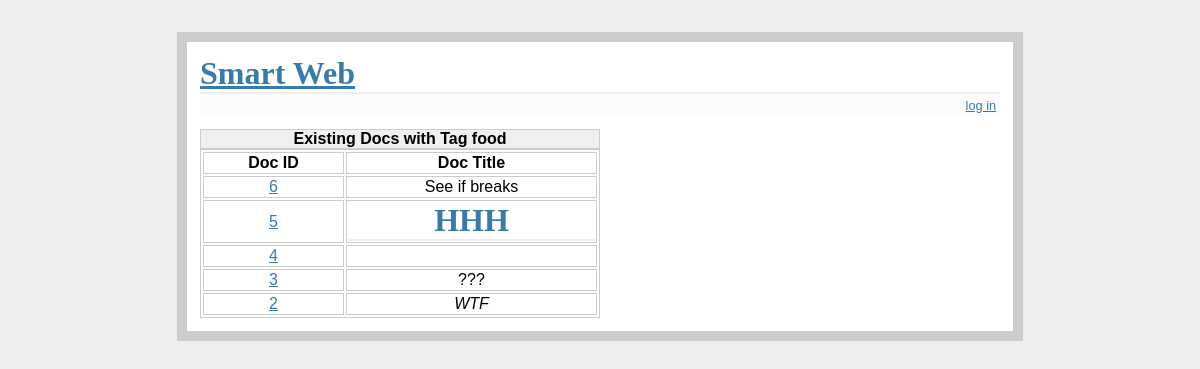
Page /tag/1 on the earlier database version.
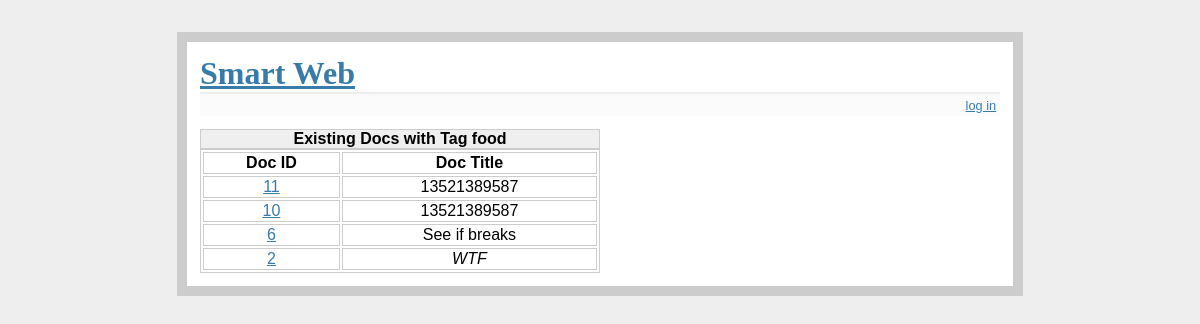
Same page on the later database version.
### tables this page shows
CREATE TABLE tags (
	id integer primary key autoincrement,
	name text not null
);

CREATE TABLE docs (
	id integer primary key autoincrement,
	title text not null,
	content text not null,
	tag_id integer,
	upvote integer,
	downvote integer
);

### server.py (the view, shortened to what this page needs)
@app.route('/tag/<int:tagid>')
def tag(tagid):
    db = get_db()
    cur = db.execute("select id, name from tags where id=?", [str(tagid)])
    tagname = cur.fetchone()[1]
    cur = db.execute(
        "select * from (select id, title, content, tag_id, upvote, downvote from docs where tag_id=?) order by id desc",
        [str(tagid)])
    doclist = cur.fetchall()
    if 'json' != request.args.get('format'):
        return render_template('show_tag_docs.html', doclist=doclist, tagname=tagname)

### server.py (called while the page is built)
def connect_db():
    rv = sqlite3.connect(app.config['DATABASE'])
    rv.row_factory = sqlite3.Row
    return rv

def get_db():
    if not hasattr(g, 'sqlite_db'):
        g.sqlite_db = connect_db()
    return g.sqlite_db

### templates/show_tag_docs.html
{% extends "layout.html" %}
{% block body %}
<table>
    <caption>Existing Docs with Tag {{ tagname }}</caption>
    <thead>
    <tr>
        <th>Doc ID</th>
        <th>Doc Title</th>
    </tr>
    </thead>
    <tbody>
    {% for doc in doclist %}
    <tr>
        <td><a href="/doc/{{ doc.id }}">{{ doc.id }}</a></td>
        <td>{{ doc.title|safe }}</td>
        {% else %}
        <td>NA</td>
        <td>no docs with this tag in db</td>
    </tr>
    {% endfor %}
    </tbody>
</table>
{% endblock %}

### templates/layout.html (shortened to what this page needs)
<!doctype html>
<link rel=stylesheet type=text/css href="{{ url_for('static', filename='css/style.css') }}">
<div class=page>
    <a href="/"><h1>Smart Web</h1></a>
    <div class=metanav>
        {% if not session.logged_in %}
        <a href="{{ url_for('login') }}">log in</a>
        {% else %}
        <a href="{{ url_for('logout') }}">log out</a>
        {% endif %}
    </div>
    {% block body %}{% endblock %}
</div>

### static/css/style.css (style rules this page uses)
a, h1, h2 { color: #377ba8; }
h1, h2 { font-family: 'Georgia', serif; margin: 0; }
h1 { border-bottom: 2px solid #eee; }
.page { background: white; border: 10px solid #ccc; margin: 2em auto; padding: 0.8em; width: 50em; }
.metanav { background: #fbfbfb; font-size: 0.8em; margin-bottom: 1em; padding: 0.3em; text-align: right; }
table { width: 50%; text-align: center; border: 1px solid #CCCCCC; }
caption { text-align: center; background-color: #EFEFEF; border: 1px solid #CCCCCC; font-weight: bold; }
th { border: 1px solid #CCCCCC; }
td { border: 1px solid #CCCCCC; }

Differences in the rows shown:
removed docs: id "5", title "HHH"
removed docs: id "4"
removed docs: id "3", title "???"
added docs: id "11", title "13521389587"
added docs: id "10", title "13521389587"
